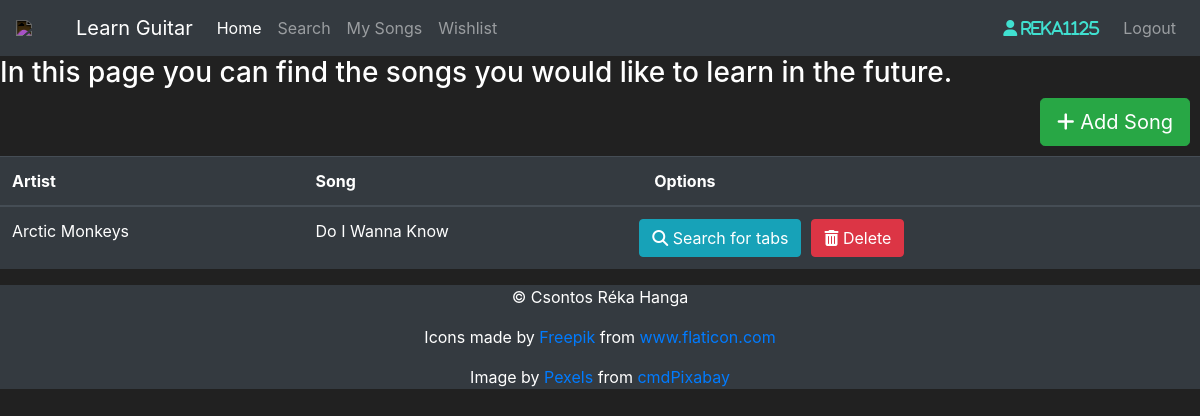
The app's page /wishlist (signed in) with its own data.
### application/models.py (models this page shows, shortened)
class User(db.Model, UserMixin):
    user_id = db.Column(db.Integer(), primary_key=True)
    username = db.Column(db.String(length=30), unique=True, nullable=False)
    email_address = db.Column(db.String(length=50), unique=True, nullable=False)
    password_hash = db.Column(db.String(length=60), nullable=False)
    saved_songs = db.relationship('My_Songs', backref='owned_user', lazy=True)
    wishlist = db.relationship('Wishlist', backref='owned_user', lazy=True)
    @property
    def password(self):
        return self.password

class Wishlist(db.Model):
    song_id = db.Column(db.Integer(), primary_key=True)
    artist = db.Column(db.String(length=50), nullable=False)
    song = db.Column(db.String(length=50), nullable=False)
    owner = db.Column(db.Integer(), db.ForeignKey('user.user_id'))

### application/routes.py (the view, shortened to what this page needs)
@app.route("/wishlist", methods=["GET", "POST"])
@login_required
def wishlist_page():
    form = AddSongForm()
    print(form.errors)
    wishlist = Wishlist.query.filter_by(owner=current_user.user_id)
    return render_template("wishlist.html", songs=wishlist, form=form)

### application/models.py (called while the page is built)
@login_manager.user_loader
def load_user(user_id):
    return User.query.get(int(user_id))

### application/templates/wishlist.html (shortened to what this page needs)
{% extends 'base.html' %}
{% block content %}
    <h3>In this page you can find the songs you would like to learn in the future.</h3>
    <div style="float: right; margin-right: 10px; margin-bottom: 10px">
        <button class="btn btn-success btn-lg" data-toggle="modal" data-target="#Modal-AddSong">
            <i class="fas fa-plus"></i> Add Song
        </button>
    </div>
    <table class="table table-hover table-dark">
        <thead>
            <tr>
                <th scope="col">Artist</th>
                <th scope="col">Song</th>
                <th scope="col">Options</th>
            </tr>
        </thead>
        <tbody>
            {% for song in songs %}
                <tr>
                    <td>{{ song.artist }}</td>
                    <td>{{ song.song }}</td>
                    <td>
                        <div class="row">
                            <form action="{{ url_for('search_page') }}" method=post style="margin-right: 10px">
                                <button type=submit class="btn btn-outline btn-info">
                                    <i class="fas fa-search"></i> Search for tabs
                                </button>
                            </form>
                            <form action="{{ url_for('delete_song_page') }}" method=post class=delete-song>
                                <button type=submit class="btn btn-outline btn-danger">
                                    <i class="fas fa-trash-alt"></i> Delete
                                </button>
                            </form>
                        </div>
                    </td>
                </tr>
            {% endfor %}
        </tbody>
    </table>
{% endblock %}

### application/templates/base.html (shortened to what this page needs)
<!doctype html>
<html lang="en">
    <head>
        <link rel="stylesheet" href="https://cdn.jsdelivr.net/npm/bootstrap@4.5.3/dist/css/bootstrap.min.css"
>
    </head>
    <body>
        <nav id="navigation" class="navbar navbar-expand-md navbar-dark bg-dark">
            <img id="icon" src="https://cdn-icons-png.flaticon.com/512/93/93013.png" class="img-responsive" width="50">
            <a class="navbar-brand" href="#">Learn Guitar</a>
            <div class="collapse navbar-collapse" id="navbarNav">
                <ul class="navbar-nav mr-auto">
                    <li class="nav-item active">
                        <a class="nav-link" href="{{ url_for('home_page') }}">Home </a>
                    </li>
                    <li class="nav-item">
                        <a class="nav-link" href="{{ url_for('search_page') }}">Search</a>
                    </li>
                    <li class="nav-item">
                        <a class="nav-link" href="{{ url_for('mysongs_page') }}">My Songs</a>
                    </li>
                    <li class="nav-item">
                        <a class="nav-link" href="{{ url_for('wishlist_page') }}">Wishlist</a>
                    </li>
                </ul>
                {% if current_user.is_authenticated %}
                    <ul class="navbar-nav">
                        <li class="nav-item">
                            <a class="nav-link">
                                <i class="fas fa-user mr-2" style="color:turquoise;"> {{ current_user.username }}</i>
                            </a>
                        </li>
                        <li class="nav-item">
                            <a class="nav-link" href="{{ url_for('logout_page') }}">Logout</a>
                        </li>
                    </ul>
                {% endif %}
            </div>
        </nav>
        {% block content %}
        {% endblock %}
    </body>
    <footer class=" footer bg-dark">
        <p> &copy; Csontos Réka Hanga</p>
        <p>Icons made by <a href="https://www.freepik.com" title="Freepik">Freepik</a> from <a
                href="https://www.flaticon.com/" title="Flaticon">www.flaticon.com</a></p>
        <p>Image by <a href="https://pixabay.com/users/pexels-2286921/?utm_source=link-attribution&amp;utm_medium=referral&amp;utm_campaign=image&amp;utm_content=1851426">Pexels</a>
            from <a href="https://pixabay.com/?utm_source=link-attribution&amp;utm_medium=referral&amp;utm_campaign=image&amp;utm_content=1851426">cmdPixabay</a></p>
    </footer>
</html>

### application/templates/base.html (style rules this page uses)
body { background-color: #212121; color: white }
#icon { -webkit-filter: invert(1); filter: invert(1); margin-right: 10px; }
.footer { bottom: 0; margin: 0; text-align: center; width: 100%; position: relative; }

### records on screen
User: username "reka1125"
Wishlist: artist "Arctic Monkeys", song "Do I Wanna Know"
